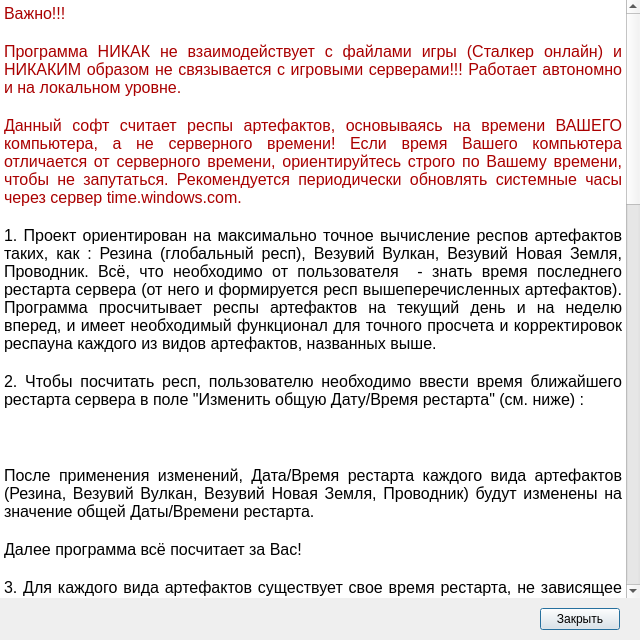
<?xml version="1.0" encoding="UTF-8"?>
<ui version="4.0">
 <class>GeneralInformation</class>
 <widget class="QDialog" name="GeneralInformation">
  <property name="geometry">
   <rect>
    <x>0</x>
    <y>0</y>
    <width>640</width>
    <height>640</height>
   </rect>
  </property>
  <property name="windowTitle">
   <string>Общие сведения</string>
  </property>
  <property name="windowIcon">
   <iconset resource="resourses_and_icons.qrc">
    <normaloff>:/Filling/artifacts/GeneralInformationIcon.jpg</normaloff>:/Filling/artifacts/GeneralInformationIcon.jpg</iconset>
  </property>
  <layout class="QGridLayout" name="gridLayout">
   <property name="leftMargin">
    <number>0</number>
   </property>
   <property name="topMargin">
    <number>0</number>
   </property>
   <property name="rightMargin">
    <number>0</number>
   </property>
   <property name="bottomMargin">
    <number>10</number>
   </property>
   <property name="spacing">
    <number>0</number>
   </property>
   <item row="0" column="0">
    <widget class="QTextBrowser" name="GeneralInformationText">
     <property name="acceptDrops">
      <bool>true</bool>
     </property>
     <property name="autoFillBackground">
      <bool>false</bool>
     </property>
     <property name="frameShape">
      <enum>QFrame::NoFrame</enum>
     </property>
     <property name="lineWidth">
      <number>1</number>
     </property>
     <property name="midLineWidth">
      <number>0</number>
     </property>
     <property name="verticalScrollBarPolicy">
      <enum>Qt::ScrollBarAsNeeded</enum>
     </property>
     <property name="horizontalScrollBarPolicy">
      <enum>Qt::ScrollBarAsNeeded</enum>
     </property>
     <property name="html">
      <string>&lt;!DOCTYPE HTML PUBLIC &quot;-//W3C//DTD HTML 4.0//EN&quot; &quot;http://www.w3.org/TR/REC-html40/strict.dtd&quot;&gt;
&lt;html&gt;&lt;head&gt;&lt;meta name=&quot;qrichtext&quot; content=&quot;1&quot; /&gt;&lt;style type=&quot;text/css&quot;&gt;
p, li { white-space: pre-wrap; }
&lt;/style&gt;&lt;/head&gt;&lt;body style=&quot; font-family:'MS Shell Dlg 2'; font-size:8.25pt; font-weight:400; font-style:normal;&quot;&gt;
&lt;p align=&quot;justify&quot; style=&quot; margin-top:0px; margin-bottom:0px; margin-left:0px; margin-right:0px; -qt-block-indent:0; text-indent:0px;&quot;&gt;&lt;span style=&quot; font-size:12pt; color:#aa0000;&quot;&gt;Важно!!!&lt;/span&gt;&lt;/p&gt;
&lt;p align=&quot;justify&quot; style=&quot;-qt-paragraph-type:empty; margin-top:0px; margin-bottom:0px; margin-left:0px; margin-right:0px; -qt-block-indent:0; text-indent:0px; font-size:12pt; color:#aa0000;&quot;&gt;&lt;br /&gt;&lt;/p&gt;
&lt;p align=&quot;justify&quot; style=&quot; margin-top:0px; margin-bottom:0px; margin-left:0px; margin-right:0px; -qt-block-indent:0; text-indent:0px;&quot;&gt;&lt;span style=&quot; font-size:12pt; color:#aa0000;&quot;&gt;Программа НИКАК не взаимодействует с файлами игры (Сталкер онлайн) и НИКАКИМ образом не связывается с игровыми серверами!!! Работает автономно и на локальном уровне.&lt;/span&gt;&lt;/p&gt;
&lt;p align=&quot;justify&quot; style=&quot;-qt-paragraph-type:empty; margin-top:0px; margin-bottom:0px; margin-left:0px; margin-right:0px; -qt-block-indent:0; text-indent:0px; font-size:12pt; color:#aa0000;&quot;&gt;&lt;br /&gt;&lt;/p&gt;
&lt;p align=&quot;justify&quot; style=&quot; margin-top:0px; margin-bottom:0px; margin-left:0px; margin-right:0px; -qt-block-indent:0; text-indent:0px;&quot;&gt;&lt;span style=&quot; font-size:12pt; color:#aa0000;&quot;&gt;Данный софт считает респы артефактов, основываясь на времени ВАШЕГО компьютера, а не серверного времени! Если время Вашего компьютера отличается от серверного времени, ориентируйтесь строго по Вашему времени, чтобы не запутаться. Рекомендуется периодически обновлять системные часы через сервер time.windows.com.&lt;/span&gt;&lt;/p&gt;
&lt;p align=&quot;justify&quot; style=&quot;-qt-paragraph-type:empty; margin-top:0px; margin-bottom:0px; margin-left:0px; margin-right:0px; -qt-block-indent:0; text-indent:0px; font-size:12pt; color:#aa0000;&quot;&gt;&lt;br /&gt;&lt;/p&gt;
&lt;p align=&quot;justify&quot; style=&quot; margin-top:0px; margin-bottom:0px; margin-left:0px; margin-right:0px; -qt-block-indent:0; text-indent:0px;&quot;&gt;&lt;span style=&quot; font-size:12pt; color:#000000;&quot;&gt;1. Проект ориентирован на максимально точное вычисление респов артефактов таких, как : Резина (глобальный респ), Везувий Вулкан, Везувий Новая Земля, Проводник. Всё, что необходимо от пользователя  - знать время последнего рестарта сервера (от него и формируется респ вышеперечисленных артефактов). Программа просчитывает респы артефактов на текущий день и на неделю вперед, и имеет необходимый функционал для точного просчета и корректировок респауна каждого из видов артефактов, названных выше.&lt;/span&gt;&lt;/p&gt;
&lt;p align=&quot;justify&quot; style=&quot;-qt-paragraph-type:empty; margin-top:0px; margin-bottom:0px; margin-left:0px; margin-right:0px; -qt-block-indent:0; text-indent:0px; font-size:12pt; color:#000000;&quot;&gt;&lt;br /&gt;&lt;/p&gt;
&lt;p align=&quot;justify&quot; style=&quot; margin-top:0px; margin-bottom:0px; margin-left:0px; margin-right:0px; -qt-block-indent:0; text-indent:0px;&quot;&gt;&lt;span style=&quot; font-size:12pt; color:#000000;&quot;&gt;2. Чтобы посчитать респ, пользователю необходимо ввести время ближайшего рестарта сервера в поле &amp;quot;Изменить общую Дату/Время рестарта&amp;quot; (см. ниже) :&lt;/span&gt;&lt;/p&gt;
&lt;p align=&quot;justify&quot; style=&quot;-qt-paragraph-type:empty; margin-top:0px; margin-bottom:0px; margin-left:0px; margin-right:0px; -qt-block-indent:0; text-indent:0px; font-size:12pt; color:#000000;&quot;&gt;&lt;br /&gt;&lt;/p&gt;
&lt;p align=&quot;justify&quot; style=&quot; margin-top:0px; margin-bottom:0px; margin-left:0px; margin-right:0px; -qt-block-indent:0; text-indent:0px;&quot;&gt;&lt;span style=&quot; font-size:12pt; color:#000000;&quot;&gt; &lt;/span&gt;&lt;img src=&quot;:/Filling/OtherWindows/generalinformation/AllRestart.bmp&quot; /&gt;&lt;/p&gt;
&lt;p align=&quot;justify&quot; style=&quot;-qt-paragraph-type:empty; margin-top:0px; margin-bottom:0px; margin-left:0px; margin-right:0px; -qt-block-indent:0; text-indent:0px; font-size:12pt;&quot;&gt;&lt;br /&gt;&lt;/p&gt;
&lt;p align=&quot;justify&quot; style=&quot; margin-top:0px; margin-bottom:0px; margin-left:0px; margin-right:0px; -qt-block-indent:0; text-indent:0px;&quot;&gt;&lt;span style=&quot; font-size:12pt;&quot;&gt;После применения изменений, Дата/Время рестарта каждого вида артефактов (Резина, Везувий Вулкан, Везувий Новая Земля, Проводник) будут изменены на значение общей Даты/Времени рестарта.&lt;/span&gt;&lt;/p&gt;
&lt;p align=&quot;justify&quot; style=&quot;-qt-paragraph-type:empty; margin-top:0px; margin-bottom:0px; margin-left:0px; margin-right:0px; -qt-block-indent:0; text-indent:0px; font-size:12pt;&quot;&gt;&lt;br /&gt;&lt;/p&gt;
&lt;p align=&quot;justify&quot; style=&quot; margin-top:0px; margin-bottom:0px; margin-left:0px; margin-right:0px; -qt-block-indent:0; text-indent:0px;&quot;&gt;&lt;span style=&quot; font-size:12pt;&quot;&gt;Далее программа всё посчитает за Вас!&lt;/span&gt;&lt;/p&gt;
&lt;p align=&quot;justify&quot; style=&quot;-qt-paragraph-type:empty; margin-top:0px; margin-bottom:0px; margin-left:0px; margin-right:0px; -qt-block-indent:0; text-indent:0px; font-size:12pt;&quot;&gt;&lt;br /&gt;&lt;/p&gt;
&lt;p align=&quot;justify&quot; style=&quot; margin-top:0px; margin-bottom:0px; margin-left:0px; margin-right:0px; -qt-block-indent:0; text-indent:0px;&quot;&gt;&lt;span style=&quot; font-size:12pt;&quot;&gt;3. Для каждого вида артефактов существует свое время рестарта, не зависящее от других. Необходимо это для корректировок респов артефактов, принцип работы которых будет описан ниже.&lt;/span&gt;&lt;/p&gt;
&lt;p align=&quot;justify&quot; style=&quot;-qt-paragraph-type:empty; margin-top:0px; margin-bottom:0px; margin-left:0px; margin-right:0px; -qt-block-indent:0; text-indent:0px; font-size:12pt;&quot;&gt;&lt;br /&gt;&lt;/p&gt;
&lt;p align=&quot;justify&quot; style=&quot; margin-top:0px; margin-bottom:0px; margin-left:0px; margin-right:0px; -qt-block-indent:0; text-indent:0px;&quot;&gt;&lt;span style=&quot; font-size:12pt;&quot;&gt;4. Все изменения пользователя, а именно : Оповещение о начале Респа, все Даты/Время рестарта, корректировки, сохраняются в файл, т.е. после каждого перезапуска программы Вам не нужно заново вводить время рестарта и прочее. Достаточно только сохранить все изменения перед закрытием программы. Папка с файлами программы хранится в : {Ваш системный диск}:\zDeD_SBerdyankoI_Timing\ . Если не хотите потерять изменения, введенные Вами по ходу использования программы - не удаляйте эту папку.&lt;/span&gt;&lt;/p&gt;
&lt;p align=&quot;justify&quot; style=&quot;-qt-paragraph-type:empty; margin-top:0px; margin-bottom:0px; margin-left:0px; margin-right:0px; -qt-block-indent:0; text-indent:0px; font-size:12pt;&quot;&gt;&lt;br /&gt;&lt;/p&gt;
&lt;p align=&quot;justify&quot; style=&quot; margin-top:0px; margin-bottom:0px; margin-left:0px; margin-right:0px; -qt-block-indent:0; text-indent:0px;&quot;&gt;&lt;span style=&quot; font-size:12pt;&quot;&gt;5. Программа написана одним человеком (спасибо VOLKODAV за помощь с оформлением), в дальнейшем планируется ее модернизация, исправление багов/ошибок и дополнение контентом. Все зависит от Ваших предложений (контактные данные с разработчиком будут в справке, поле &amp;quot;Обратная связь&amp;quot;).&lt;/span&gt;&lt;/p&gt;
&lt;p align=&quot;justify&quot; style=&quot;-qt-paragraph-type:empty; margin-top:0px; margin-bottom:0px; margin-left:0px; margin-right:0px; -qt-block-indent:0; text-indent:0px; font-size:12pt;&quot;&gt;&lt;br /&gt;&lt;/p&gt;
&lt;p align=&quot;justify&quot; style=&quot; margin-top:0px; margin-bottom:0px; margin-left:0px; margin-right:0px; -qt-block-indent:0; text-indent:0px;&quot;&gt;&lt;span style=&quot; font-size:12pt;&quot;&gt;6. Нюансы, связанные с респами конкретных артефактов :&lt;/span&gt;&lt;/p&gt;
&lt;p align=&quot;justify&quot; style=&quot;-qt-paragraph-type:empty; margin-top:0px; margin-bottom:0px; margin-left:0px; margin-right:0px; -qt-block-indent:0; text-indent:0px; font-size:12pt;&quot;&gt;&lt;br /&gt;&lt;/p&gt;
&lt;p align=&quot;justify&quot; style=&quot; margin-top:0px; margin-bottom:0px; margin-left:0px; margin-right:0px; -qt-block-indent:0; text-indent:0px;&quot;&gt;&lt;span style=&quot; font-size:12pt; color:#aa0000;&quot;&gt;6.1 Резина. &lt;/span&gt;&lt;img src=&quot;:/Filling/artifacts/RezinaIcon.png&quot; width=&quot;32&quot; height=&quot;32&quot; /&gt;&lt;/p&gt;
&lt;p align=&quot;justify&quot; style=&quot; margin-top:0px; margin-bottom:0px; margin-left:0px; margin-right:0px; -qt-block-indent:0; text-indent:0px;&quot;&gt;&lt;span style=&quot; font-size:12pt;&quot;&gt;В программе указан ГЛОБАЛЬНЫЙ респ Резины по всем локациям. Это означает, что Резина будет появляться в АБСОЛЮТНО любой аномалии на любой локации (даже в любече, если найдете кислотку). Респ Резины длится примерно час после начала глобального респа, появляются артефакты всех типов и по принципу псевдорандома, т.е. могут появиться артефакты от Резины альфа до епсилон, а также Резина появляется последовательно в течении часа (может респиться в начале, в середине, или в конце часа, а может респиться вообще целый час без остановки). Необязательно, что Резина появляется только во время глобального респа - есть и промежуточные респы, но они рандомные и более скудные.&lt;/span&gt;&lt;/p&gt;
&lt;p align=&quot;justify&quot; style=&quot;-qt-paragraph-type:empty; margin-top:0px; margin-bottom:0px; margin-left:0px; margin-right:0px; -qt-block-indent:0; text-indent:0px; font-size:12pt;&quot;&gt;&lt;br /&gt;&lt;/p&gt;
&lt;p align=&quot;justify&quot; style=&quot; margin-top:0px; margin-bottom:0px; margin-left:0px; margin-right:0px; -qt-block-indent:0; text-indent:0px;&quot;&gt;&lt;span style=&quot; font-size:12pt;&quot;&gt;Возможна ситуация, когда программа запускается, вводится время последнего рестарта сервера, и, после ввода, получается так, что резина уже идет некоторое время (глобальный респ резины длится примерно час, как писалось выше). Эта ситуация учтена, респ резины, который уже идет, будет отмечен в таблице &lt;/span&gt;&lt;span style=&quot; font-size:12pt; color:#aa0000;&quot;&gt;темно-красным&lt;/span&gt;&lt;span style=&quot; font-size:12pt;&quot;&gt; цветом.&lt;/span&gt;&lt;/p&gt;
&lt;p align=&quot;justify&quot; style=&quot; margin-top:0px; margin-bottom:0px; margin-left:0px; margin-right:0px; -qt-block-indent:0; text-indent:0px;&quot;&gt;&lt;span style=&quot; font-size:12pt;&quot;&gt;В случае, если Вы уверены, что резина появилась немного раньше/позже, чем заявлено в программе, можно скорректировать время всех респов резины, рассчитанных на неделю вперед.&lt;/span&gt;&lt;/p&gt;
&lt;p align=&quot;justify&quot; style=&quot; margin-top:0px; margin-bottom:0px; margin-left:0px; margin-right:0px; -qt-block-indent:0; text-indent:0px;&quot;&gt;&lt;span style=&quot; font-size:12pt; color:#00aa00;&quot;&gt;Например&lt;/span&gt;&lt;span style=&quot; font-size:12pt;&quot;&gt;, если первые артефакты появились, на 5 минут раньше, вычитается 5 минут в строке &amp;quot;Корректировка резины&amp;quot; (см ниже) :&lt;/span&gt;&lt;/p&gt;
&lt;p align=&quot;justify&quot; style=&quot; margin-top:0px; margin-bottom:0px; margin-left:0px; margin-right:0px; -qt-block-indent:0; text-indent:0px;&quot;&gt;&lt;img src=&quot;:/Filling/OtherWindows/generalinformation/EditTimingRezina.bmp&quot; /&gt;&lt;/p&gt;
&lt;p align=&quot;justify&quot; style=&quot; margin-top:0px; margin-bottom:0px; margin-left:0px; margin-right:0px; -qt-block-indent:0; text-indent:0px;&quot;&gt;&lt;span style=&quot; font-size:12pt;&quot;&gt;После корректировки строка рестарта резины и вся таблица, к ней относящаяся, сместятся на 5 минут назад.&lt;/span&gt;&lt;/p&gt;
&lt;p align=&quot;justify&quot; style=&quot; margin-top:0px; margin-bottom:0px; margin-left:0px; margin-right:0px; -qt-block-indent:0; text-indent:0px;&quot;&gt;&lt;span style=&quot; font-size:12pt;&quot;&gt;Корректировать резину рекомендуется только тогда, когда Вы абсолютно уверены, что глобальный респ начался раньше/позже, чем указано в программе. Не забывайте тот момент, что во время глобального респа резина появляется по принципу псевдорандома, т.е. она может появиться не сразу, как заявлено в таблице респов, а позже (в начале часа, в середине, или в конце).&lt;/span&gt;&lt;/p&gt;
&lt;p align=&quot;justify&quot; style=&quot;-qt-paragraph-type:empty; margin-top:0px; margin-bottom:0px; margin-left:0px; margin-right:0px; -qt-block-indent:0; text-indent:0px; font-size:12pt;&quot;&gt;&lt;br /&gt;&lt;/p&gt;
&lt;p align=&quot;justify&quot; style=&quot; margin-top:0px; margin-bottom:0px; margin-left:0px; margin-right:0px; -qt-block-indent:0; text-indent:0px;&quot;&gt;&lt;span style=&quot; font-size:12pt; color:#aa0000;&quot;&gt;6.2 Везувий Вулкан &lt;/span&gt;&lt;img src=&quot;:/Filling/artifacts/VezaVulkanIcon.png&quot; width=&quot;32&quot; height=&quot;32&quot; /&gt;&lt;span style=&quot; font-size:12pt;&quot;&gt; &lt;/span&gt;&lt;span style=&quot; font-size:12pt; color:#aa0000;&quot;&gt;, Везувий Новая Земля &lt;/span&gt;&lt;img src=&quot;:/Filling/artifacts/VezaNovayaIcon.png&quot; width=&quot;32&quot; height=&quot;32&quot; /&gt;&lt;span style=&quot; font-size:12pt;&quot;&gt; &lt;/span&gt;&lt;span style=&quot; font-size:12pt; color:#aa0000;&quot;&gt;, Проводник &lt;/span&gt;&lt;img src=&quot;:/Filling/artifacts/ProvodIcon.png&quot; width=&quot;32&quot; height=&quot;32&quot; /&gt;&lt;/p&gt;
&lt;p align=&quot;justify&quot; style=&quot; margin-top:0px; margin-bottom:0px; margin-left:0px; margin-right:0px; -qt-block-indent:0; text-indent:0px;&quot;&gt;&lt;span style=&quot; font-size:12pt; color:#000000;&quot;&gt;Данные артефакты появляются строго по таймам, указанным в таблице. Возможны небольшие погрешности в респе артефактов (на практике +- две минуты).&lt;/span&gt;&lt;/p&gt;
&lt;p align=&quot;justify&quot; style=&quot; margin-top:0px; margin-bottom:0px; margin-left:0px; margin-right:0px; -qt-block-indent:0; text-indent:0px;&quot;&gt;&lt;span style=&quot; font-size:12pt; color:#00aa00;&quot;&gt;Например&lt;/span&gt;&lt;span style=&quot; font-size:12pt; color:#000000;&quot;&gt;, Везувий Вулкан, по таблице Везувия, должен появиться в 21:00. Но по факту он появился на 30 секунд позже. В этом случае можно скорректировать таблицу респа соответствующего артефакта (см. ниже) :&lt;/span&gt;&lt;/p&gt;
&lt;p align=&quot;justify&quot; style=&quot; margin-top:0px; margin-bottom:0px; margin-left:0px; margin-right:0px; -qt-block-indent:0; text-indent:0px;&quot;&gt;&lt;img src=&quot;:/Filling/OtherWindows/generalinformation/VezaVulkanEditCorrection.bmp&quot; /&gt;&lt;/p&gt;
&lt;p align=&quot;justify&quot; style=&quot; margin-top:0px; margin-bottom:0px; margin-left:0px; margin-right:0px; -qt-block-indent:0; text-indent:0px;&quot;&gt;&lt;span style=&quot; font-size:12pt;&quot;&gt;После корректировки вся таблица соответствующего артефакта (в данном примере Везувий Вулкан) сместится на время, указанное в поле &amp;quot;Общее время корректировки&amp;quot;. Данное поле хранит в себе всю сумму введенных корректировок, введенных за все время. То есть это поле аккумулирует все корректировки таблицы, введенные пользователем. Такой подход нужен в случае, если, например, Везувий Вулкан появился на 30 секунд позже, а последующий Везувий появился еще на 10 секунд позже. Тогда общее время корректировки будет равно 40 секундам. Работает также и в обратную сторону, если артефакт появился на несколько секунд раньше.&lt;/span&gt;&lt;/p&gt;
&lt;p align=&quot;justify&quot; style=&quot; margin-top:0px; margin-bottom:0px; margin-left:0px; margin-right:0px; -qt-block-indent:0; text-indent:0px;&quot;&gt;&lt;span style=&quot; font-size:12pt;&quot;&gt;Вышеописанный алгоритм корректировок работает также для Везувия Новая Земля, и для Проводника.&lt;/span&gt;&lt;/p&gt;&lt;/body&gt;&lt;/html&gt;</string>
     </property>
     <property name="acceptRichText">
      <bool>true</bool>
     </property>
    </widget>
   </item>
   <item row="1" column="0">
    <layout class="QHBoxLayout" name="GeneralInformationCloseLayout">
     <property name="topMargin">
      <number>10</number>
     </property>
     <item>
      <spacer name="horizontalSpacer">
       <property name="orientation">
        <enum>Qt::Horizontal</enum>
       </property>
       <property name="sizeHint" stdset="0">
        <size>
         <width>40</width>
         <height>20</height>
        </size>
       </property>
      </spacer>
     </item>
     <item>
      <widget class="QPushButton" name="GeneralInformationPushButton">
       <property name="text">
        <string>Закрыть</string>
       </property>
      </widget>
     </item>
     <item>
      <spacer name="horizontalSpacer_2">
       <property name="orientation">
        <enum>Qt::Horizontal</enum>
       </property>
       <property name="sizeType">
        <enum>QSizePolicy::Fixed</enum>
       </property>
       <property name="sizeHint" stdset="0">
        <size>
         <width>20</width>
         <height>20</height>
        </size>
       </property>
      </spacer>
     </item>
    </layout>
   </item>
  </layout>
 </widget>
 <resources>
  <include location="resourses_and_icons.qrc"/>
 </resources>
 <connections>
  <connection>
   <sender>GeneralInformationPushButton</sender>
   <signal>clicked()</signal>
   <receiver>GeneralInformation</receiver>
   <slot>close()</slot>
   <hints>
    <hint type="sourcelabel">
     <x>107</x>
     <y>253</y>
    </hint>
    <hint type="destinationlabel">
     <x>178</x>
     <y>250</y>
    </hint>
   </hints>
  </connection>
 </connections>
</ui>
